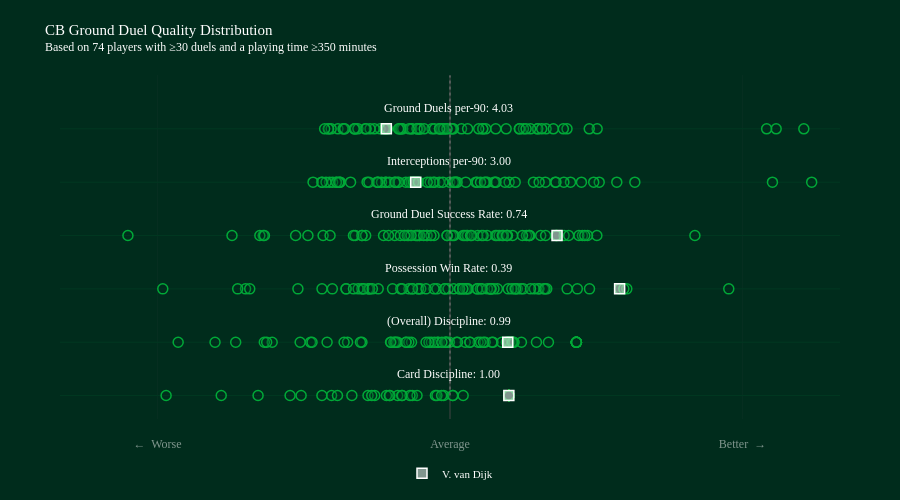

Notebook source saved alongside this figure:
### Markdown cell above
### Visualising Metric Distributions

Before combining metrics into a single score, it is useful to visualise how each normalised metric is distributed across all qualified players. This helps us spot outliers, check that z-scores look reasonable, and understand how spread out player performance is on each dimension. The custom `DistributionPlot` class overlays a highlighted marker for a specific player of interest.

### Code cell
import sys
sys.path.append(str(pathlib.Path().resolve().parents[0]))
from classes.visual import DistributionPlot

# (Quality) Metrics' Z-Scores Data columns to be used in the Distribution Plot
metrics = [
    "z_card_discipline",
    "z_discipline",
    "z_possession_win_rate",
    "z_duel_success_rate",
    "z_interceptions_per90",
    "z_duels_per90"
]

# Labels for the (Quality) Metrics to be used along the center of the Distribution Plot
Quality_Metric_labels = {
    "z_card_discipline": "Card Discipline",
    "z_discipline": "(Overall) Discipline",
    "z_possession_win_rate": "Possession Win Rate",
    "z_duel_success_rate": "Ground Duel Success Rate",
    "z_interceptions_per90": "Interceptions per-90",
    "z_duels_per90": "Ground Duels per-90",
}

Quality_Metric_label_Value_displayed = {
    "z_card_discipline": "card_discipline",
    "z_discipline": "discipline",
    "z_possession_win_rate": "possession_win_rate",
    "z_duel_success_rate": "duel_success_rate",
    "z_interceptions_per90": "interceptions_per90",
    "z_duels_per90": "duels_per90",
}

# Create distribution plot for z-scores
dist_plot = DistributionPlot(
    columns = metrics,
    labels = ["←  Worse", "Average", "Better  →"],
    quality_metric_labels = Quality_Metric_labels,
    quality_metric_value_columns = Quality_Metric_label_Value_displayed
)

# Add title
dist_plot.add_title(
    title="CB Ground Duel Quality Distribution",
    subtitle=f"Based on {len(duel_summary)} players with ≥30 duels and a playing time ≥350 minutes"
)

# Convert z_scores to dataframe format expected by add_group_data
# and merge the raw metric columns so annotation text can show non-z values.
z_scores_df = z_scores.reset_index()

raw_metric_columns = list(dict.fromkeys(Quality_Metric_label_Value_displayed.values()))
missing_raw_metric_columns = [col for col in raw_metric_columns if col not in duel_summary.columns]
if missing_raw_metric_columns:
    raise KeyError(
        "Missing raw metric column(s) required for annotation values: "
        + ", ".join(missing_raw_metric_columns)
    )

raw_metrics_df = duel_summary[raw_metric_columns].reset_index()

z_scores_df = z_scores_df.merge(
    raw_metrics_df,
    on=["player.id", "player.name"],
    how="left",
    validate="one_to_one",
)

# Add all players as group data (background distribution)
dist_plot.add_group_data(
    df_plot=z_scores_df,
    plots="",  # No suffix needed since columns are already z-scores
    names=z_scores_df["player.name"],
    legend="All players",
    hover="",
    hover_string=""
)

# Highlight specific player (player.id = 370)
selected_player = z_scores_df[z_scores_df["player.id"] == 370]
if not selected_player.empty:
    player_name = selected_player["player.name"].iloc[0]
    dist_plot.add_data_point(
        ser_plot=selected_player.iloc[0],
        plots="",
        name=player_name,
        hover="",
        hover_string=""
    )

# For Jupyter notebooks, use this to display
dist_plot.fig.show()

### Figure 1 — Plotly figure (JSON) as saved in the notebook; plotly's stock layout.template omitted (floating-point values rounded to 4 significant figures)
{"data": [{"customdata": [-0.3867, -0.8411, 0.03042, 0.6036, 0.6036, 0.6036, 0.6036, -0.772, 0.1349, -0.6156, 0.6036, -1.64, -0.5365, 0.6036, -0.4893, -0.0639, -0.1497, -2.346, 0.6036, 0.02728, -0.1339, -0.338, 0.6036, -0.08571, 0.6036, 0.6036, 0.6036, 0.6036, 0.6036, -0.4105, 0.6036, -0.6519, 0.6036, 0.6036, 0.6036, 0.6036, 0.6036, -0.8026, -1.215, 0.6036, 0.6036, 0.6036, 0.6036, 0.6036, 0.6036, -1.527, 0.6036, -4.875, -0.495, 0.6036, 0.6036, 0.6036, 0.6036, 0.6036, -0.6227, -1.006, 0.6036, 0.6036, 0.6036, 0.6036, 0.6036, 0.6036, 0.6036, 0.6036, -1.154, 0.6036, 0.6036, 0.6036, 0.6036, -1.314, -2.912, 0.6036, 0.6036, -1.969], "hovertemplate": "%{text}<br><extra></extra>", "marker": {"color": "rgba(0, 44, 28, 0.2)", "line": {"color": "rgba(0, 169, 56, 1)", "width": 1.5}, "size": 10}, "mode": "markers", "showlegend": false, "text": ["N. Collins", "M. Kilman", "D. Burn", "N. Milenković", "V. van Dijk", "Murillo", "L. Colwill", "M. Lacroix", "I. Zabarnyi", "W. Saliba", "M. Guéhi", "J. van Hecke", "F. Schär", "J. Tarkowski", "C. Bassey", "T. Harwood-Bellis", "W. Faes", "J. Andersen", "I. Konaté", "J. Bednarek", "Toti", "J. Branthwaite", "D. O'Shea", "Dean Huijsen", "E. Konsa", "Gabriel Magalhaes", "Rúben Dias", "M. de Ligt", "L. Dunk", "K. Mavropanos", "Pau Torres", "M. Akanji", "C. Richards", "E. Pinnock", "J. Todibo", "T. Chalobah", "J. Greaves", "H. Maguire", "C. Coady", "S. Bueno", "L. Martínez", "M. Doherty", "S. van den Berg", "C. Burgess", "T. Adarabioyo", "C. Romero", "E. Agbadou", "J. Vestergaard", "J. Stephens", "B. Davies", "I. Diop", "R. Drăgușin", "L. Yoro", "L. Woolfenden", "C. Okoli", "M. Senesi", "J. Kiwior", "M. Keane", "M. van de Ven", "C. Dawson", "J. Gvardiol", "Morato", "A. Gray", "A. Webster", "W. Fofana", "N. Mazraoui", "K. Danso", "Diego Carlos", "A. Cresswell", "N. Wood", "A. Khusanov", "J. Bree", "Y. Mosquera", "K. Walker-Peters"], "type": "scatter", "x": [-0.3867, -0.8411, 0.03042, 0.6036, 0.6036, 0.6036, 0.6036, -0.772, 0.1349, -0.6156, 0.6036, -1.64, -0.5365, 0.6036, -0.4893, -0.0639, -0.1497, -2.346, 0.6036, 0.02728, -0.1339, -0.338, 0.6036, -0.08571, 0.6036, 0.6036, 0.6036, 0.6036, 0.6036, -0.4105, 0.6036, -0.6519, 0.6036, 0.6036, 0.6036, 0.6036, 0.6036, -0.8026, -1.215, 0.6036, 0.6036, 0.6036, 0.6036, 0.6036, 0.6036, -1.527, 0.6036, -4.875, -0.495, 0.6036, 0.6036, 0.6036, 0.6036, 0.6036, -0.6227, -1.006, 0.6036, 0.6036, 0.6036, 0.6036, 0.6036, 0.6036, 0.6036, 0.6036, -1.154, 0.6036, 0.6036, 0.6036, 0.6036, -1.314, -2.912, 0.6036, 0.6036, -1.969], "y": [0, 0, 0, 0, 0, 0, 0, 0, 0, 0, 0, 0, 0, 0, 0, 0, 0, 0, 0, 0, 0, 0, 0, 0, 0, 0, 0, 0, 0, 0, 0, 0, 0, 0, 0, 0, 0, 0, 0, 0, 0, 0, 0, 0, 0, 0, 0, 0, 0, 0, 0, 0, 0, 0, 0, 0, 0, 0, 0, 0, 0, 0, 0, 0, 0, 0, 0, 0, 0, 0, 0, 0, 0, 0]}, {"customdata": [0.06581, 0.5782, 0.4416, 0.6285, 0.5926, -0.006027, -0.1281, 0.1567, 0.5973, -1.431, 0.6491, -0.1907, -0.1204, -0.3946, -0.6048, 0.6327, -0.5757, -0.5365, -0.5625, 1.01, -0.903, 0.3602, 0.8867, 0.611, 1.296, -0.5537, -0.03075, -0.04776, -0.1598, 0.2882, 1.296, -1.824, 0.3134, 1.296, 0.531, 0.4298, 0.7326, 0.5973, -1.415, -1.051, -0.03637, 0.657, 0.641, 1.296, 1.296, -2.41, -0.9185, -2.788, 0.2042, -1.086, -0.6098, 1.296, 1.296, 1.296, 0.07725, -1.905, -0.4223, 1.296, 0.2042, -0.04776, 1.296, -0.4509, 1.296, -1.537, -2.198, -0.2158, -1.88, -0.08313, 1.296, 0.3432, -0.4509, 1.296, -0.2454, -1.261], "hovertemplate": "%{text}<br><extra></extra>", "marker": {"color": "rgba(0, 44, 28, 0.2)", "line": {"color": "rgba(0, 169, 56, 1)", "width": 1.5}, "size": 10}, "mode": "markers", "showlegend": false, "text": ["N. Collins", "M. Kilman", "D. Burn", "N. Milenković", "V. van Dijk", "Murillo", "L. Colwill", "M. Lacroix", "I. Zabarnyi", "W. Saliba", "M. Guéhi", "J. van Hecke", "F. Schär", "J. Tarkowski", "C. Bassey", "T. Harwood-Bellis", "W. Faes", "J. Andersen", "I. Konaté", "J. Bednarek", "Toti", "J. Branthwaite", "D. O'Shea", "Dean Huijsen", "E. Konsa", "Gabriel Magalhaes", "Rúben Dias", "M. de Ligt", "L. Dunk", "K. Mavropanos", "Pau Torres", "M. Akanji", "C. Richards", "E. Pinnock", "J. Todibo", "T. Chalobah", "J. Greaves", "H. Maguire", "C. Coady", "S. Bueno", "L. Martínez", "M. Doherty", "S. van den Berg", "C. Burgess", "T. Adarabioyo", "C. Romero", "E. Agbadou", "J. Vestergaard", "J. Stephens", "B. Davies", "I. Diop", "R. Drăgușin", "L. Yoro", "L. Woolfenden", "C. Okoli", "M. Senesi", "J. Kiwior", "M. Keane", "M. van de Ven", "C. Dawson", "J. Gvardiol", "Morato", "A. Gray", "A. Webster", "W. Fofana", "N. Mazraoui", "K. Danso", "Diego Carlos", "A. Cresswell", "N. Wood", "A. Khusanov", "J. Bree", "Y. Mosquera", "K. Walker-Peters"], "type": "scatter", "x": [0.06581, 0.5782, 0.4416, 0.6285, 0.5926, -0.006027, -0.1281, 0.1567, 0.5973, -1.431, 0.6491, -0.1907, -0.1204, -0.3946, -0.6048, 0.6327, -0.5757, -0.5365, -0.5625, 1.01, -0.903, 0.3602, 0.8867, 0.611, 1.296, -0.5537, -0.03075, -0.04776, -0.1598, 0.2882, 1.296, -1.824, 0.3134, 1.296, 0.531, 0.4298, 0.7326, 0.5973, -1.415, -1.051, -0.03637, 0.657, 0.641, 1.296, 1.296, -2.41, -0.9185, -2.788, 0.2042, -1.086, -0.6098, 1.296, 1.296, 1.296, 0.07725, -1.905, -0.4223, 1.296, 0.2042, -0.04776, 1.296, -0.4509, 1.296, -1.537, -2.198, -0.2158, -1.88, -0.08313, 1.296, 0.3432, -0.4509, 1.296, -0.2454, -1.261], "y": [1, 1, 1, 1, 1, 1, 1, 1, 1, 1, 1, 1, 1, 1, 1, 1, 1, 1, 1, 1, 1, 1, 1, 1, 1, 1, 1, 1, 1, 1, 1, 1, 1, 1, 1, 1, 1, 1, 1, 1, 1, 1, 1, 1, 1, 1, 1, 1, 1, 1, 1, 1, 1, 1, 1, 1, 1, 1, 1, 1, 1, 1, 1, 1, 1, 1, 1, 1, 1, 1, 1, 1, 1, 1]}, {"customdata": [-0.1332, 0.1323, -0.1635, 0.6904, 1.74, 0.6652, 0.1588, -0.4213, 0.186, 0.5965, 0.7277, 0.9107, -0.9055, -0.3007, 0.9619, -0.8406, 0.09892, -0.506, 0.1748, 0.4247, 0.6342, -0.5893, 0.486, 0.03871, -0.05345, -0.01942, 0.09758, 0.2772, -0.7364, 1.813, 0.9107, -1.207, 0.4166, 0.8653, -0.8927, 0.9923, 0.7513, 1.306, 0.8255, -0.4905, -0.3874, -0.05345, -1.066, 0.1305, 1.201, 0.3118, 2.859, 0.9748, -0.3246, -1.56, 0.2818, -1.066, -0.3246, -2.097, 0.451, 0.3826, -0.3854, -0.2458, -0.9422, -0.9898, 1.783, 0.4166, -0.8254, -0.8254, -1.313, 0.6731, -0.8861, 1.431, 0.4166, -0.7963, -2.054, -2.178, 0.3294, -2.946], "hovertemplate": "%{text}<br><extra></extra>", "marker": {"color": "rgba(0, 44, 28, 0.2)", "line": {"color": "rgba(0, 169, 56, 1)", "width": 1.5}, "size": 10}, "mode": "markers", "showlegend": false, "text": ["N. Collins", "M. Kilman", "D. Burn", "N. Milenković", "V. van Dijk", "Murillo", "L. Colwill", "M. Lacroix", "I. Zabarnyi", "W. Saliba", "M. Guéhi", "J. van Hecke", "F. Schär", "J. Tarkowski", "C. Bassey", "T. Harwood-Bellis", "W. Faes", "J. Andersen", "I. Konaté", "J. Bednarek", "Toti", "J. Branthwaite", "D. O'Shea", "Dean Huijsen", "E. Konsa", "Gabriel Magalhaes", "Rúben Dias", "M. de Ligt", "L. Dunk", "K. Mavropanos", "Pau Torres", "M. Akanji", "C. Richards", "E. Pinnock", "J. Todibo", "T. Chalobah", "J. Greaves", "H. Maguire", "C. Coady", "S. Bueno", "L. Martínez", "M. Doherty", "S. van den Berg", "C. Burgess", "T. Adarabioyo", "C. Romero", "E. Agbadou", "J. Vestergaard", "J. Stephens", "B. Davies", "I. Diop", "R. Drăgușin", "L. Yoro", "L. Woolfenden", "C. Okoli", "M. Senesi", "J. Kiwior", "M. Keane", "M. van de Ven", "C. Dawson", "J. Gvardiol", "Morato", "A. Gray", "A. Webster", "W. Fofana", "N. Mazraoui", "K. Danso", "Diego Carlos", "A. Cresswell", "N. Wood", "A. Khusanov", "J. Bree", "Y. Mosquera", "K. Walker-Peters"], "type": "scatter", "x": [-0.1332, 0.1323, -0.1635, 0.6904, 1.74, 0.6652, 0.1588, -0.4213, 0.186, 0.5965, 0.7277, 0.9107, -0.9055, -0.3007, 0.9619, -0.8406, 0.09892, -0.506, 0.1748, 0.4247, 0.6342, -0.5893, 0.486, 0.03871, -0.05345, -0.01942, 0.09758, 0.2772, -0.7364, 1.813, 0.9107, -1.207, 0.4166, 0.8653, -0.8927, 0.9923, 0.7513, 1.306, 0.8255, -0.4905, -0.3874, -0.05345, -1.066, 0.1305, 1.201, 0.3118, 2.859, 0.9748, -0.3246, -1.56, 0.2818, -1.066, -0.3246, -2.097, 0.451, 0.3826, -0.3854, -0.2458, -0.9422, -0.9898, 1.783, 0.4166, -0.8254, -0.8254, -1.313, 0.6731, -0.8861, 1.431, 0.4166, -0.7963, -2.054, -2.178, 0.3294, -2.946], "y": [2, 2, 2, 2, 2, 2, 2, 2, 2, 2, 2, 2, 2, 2, 2, 2, 2, 2, 2, 2, 2, 2, 2, 2, 2, 2, 2, 2, 2, 2, 2, 2, 2, 2, 2, 2, 2, 2, 2, 2, 2, 2, 2, 2, 2, 2, 2, 2, 2, 2, 2, 2, 2, 2, 2, 2, 2, 2, 2, 2, 2, 2, 2, 2, 2, 2, 2, 2, 2, 2, 2, 2, 2, 2]}, {"customdata": [0.173, 0.1345, -0.3169, 0.6429, 1.098, -0.2386, 0.4659, 0.325, 0.9303, 1.358, 0.5036, -0.2342, -1.302, 0.5896, 0.8159, -0.9719, -0.6815, -0.1642, 0.4809, 0.2849, -0.5671, 0.7846, 1.17, 0.8174, 0.38, -0.3123, -0.3338, 0.5856, -0.63, -0.3531, 1.506, -1.916, 0.1802, 0.807, 1.092, 0.009778, -0.3397, 0.5462, -0.1955, 0.04176, 0.7432, 0.02865, -0.27, 0.9809, 0.5349, -0.9028, 1.323, 1.217, -0.0299, -3.303, 0.5812, -0.51, -1.583, -0.8649, 1.087, 0.1534, -0.4234, -0.4385, -1.23, -0.3992, 2.512, 0.2102, -2.236, -1.457, -1.95, 0.3394, -0.9028, 0.2228, 1.41, -0.4664, -0.0299, -0.9901, 1.382, -1.904], "hovertemplate": "%{text}<br><extra></extra>", "marker": {"color": "rgba(0, 44, 28, 0.2)", "line": {"color": "rgba(0, 169, 56, 1)", "width": 1.5}, "size": 10}, "mode": "markers", "showlegend": false, "text": ["N. Collins", "M. Kilman", "D. Burn", "N. Milenković", "V. van Dijk", "Murillo", "L. Colwill", "M. Lacroix", "I. Zabarnyi", "W. Saliba", "M. Guéhi", "J. van Hecke", "F. Schär", "J. Tarkowski", "C. Bassey", "T. Harwood-Bellis", "W. Faes", "J. Andersen", "I. Konaté", "J. Bednarek", "Toti", "J. Branthwaite", "D. O'Shea", "Dean Huijsen", "E. Konsa", "Gabriel Magalhaes", "Rúben Dias", "M. de Ligt", "L. Dunk", "K. Mavropanos", "Pau Torres", "M. Akanji", "C. Richards", "E. Pinnock", "J. Todibo", "T. Chalobah", "J. Greaves", "H. Maguire", "C. Coady", "S. Bueno", "L. Martínez", "M. Doherty", "S. van den Berg", "C. Burgess", "T. Adarabioyo", "C. Romero", "E. Agbadou", "J. Vestergaard", "J. Stephens", "B. Davies", "I. Diop", "R. Drăgușin", "L. Yoro", "L. Woolfenden", "C. Okoli", "M. Senesi", "J. Kiwior", "M. Keane", "M. van de Ven", "C. Dawson", "J. Gvardiol", "Morato", "A. Gray", "A. Webster", "W. Fofana", "N. Mazraoui", "K. Danso", "Diego Carlos", "A. Cresswell", "N. Wood", "A. Khusanov", "J. Bree", "Y. Mosquera", "K. Walker-Peters"], "type": "scatter", "x": [0.173, 0.1345, -0.3169, 0.6429, 1.098, -0.2386, 0.4659, 0.325, 0.9303, 1.358, 0.5036, -0.2342, -1.302, 0.5896, 0.8159, -0.9719, -0.6815, -0.1642, 0.4809, 0.2849, -0.5671, 0.7846, 1.17, 0.8174, 0.38, -0.3123, -0.3338, 0.5856, -0.63, -0.3531, 1.506, -1.916, 0.1802, 0.807, 1.092, 0.009778, -0.3397, 0.5462, -0.1955, 0.04176, 0.7432, 0.02865, -0.27, 0.9809, 0.5349, -0.9028, 1.323, 1.217, -0.0299, -3.303, 0.5812, -0.51, -1.583, -0.8649, 1.087, 0.1534, -0.4234, -0.4385, -1.23, -0.3992, 2.512, 0.2102, -2.236, -1.457, -1.95, 0.3394, -0.9028, 0.2228, 1.41, -0.4664, -0.0299, -0.9901, 1.382, -1.904], "y": [3, 3, 3, 3, 3, 3, 3, 3, 3, 3, 3, 3, 3, 3, 3, 3, 3, 3, 3, 3, 3, 3, 3, 3, 3, 3, 3, 3, 3, 3, 3, 3, 3, 3, 3, 3, 3, 3, 3, 3, 3, 3, 3, 3, 3, 3, 3, 3, 3, 3, 3, 3, 3, 3, 3, 3, 3, 3, 3, 3, 3, 3, 3, 3, 3, 3, 3, 3, 3, 3, 3, 3, 3, 3]}, {"customdata": [0.3817, -0.6569, -0.1573, -0.3274, -0.3517, -0.3847, 0.2648, 1.079, 1.236, 0.4657, 0.05799, -0.5407, -0.109, -0.0028, 0.856, -0.3403, -0.5666, -0.2034, 0.06444, 0.9777, -0.1705, -0.4532, 0.03359, 0.6066, -1.126, -1.167, -1.236, 0.07481, -1.317, -0.3992, -0.7324, -1.204, 1.53, 0.2787, 1.348, 0.4522, -0.4189, -0.6597, -1.272, 1.168, 1.087, -0.3696, -0.3723, -0.8507, -0.3233, 0.3677, 0.04779, 0.3129, 0.6687, -1.311, -0.7026, -0.6221, -0.5265, -1.129, 1.474, 3.307, -0.2338, -0.748, -0.832, -1.02, 0.4727, 0.3537, -1.405, -1.163, -0.0727, 3.71, -1.14, -0.5621, -0.7427, 0.5634, 0.162, 0.9143, 1.711, 1.896], "hovertemplate": "%{text}<br><extra></extra>", "marker": {"color": "rgba(0, 44, 28, 0.2)", "line": {"color": "rgba(0, 169, 56, 1)", "width": 1.5}, "size": 10}, "mode": "markers", "showlegend": false, "text": ["N. Collins", "M. Kilman", "D. Burn", "N. Milenković", "V. van Dijk", "Murillo", "L. Colwill", "M. Lacroix", "I. Zabarnyi", "W. Saliba", "M. Guéhi", "J. van Hecke", "F. Schär", "J. Tarkowski", "C. Bassey", "T. Harwood-Bellis", "W. Faes", "J. Andersen", "I. Konaté", "J. Bednarek", "Toti", "J. Branthwaite", "D. O'Shea", "Dean Huijsen", "E. Konsa", "Gabriel Magalhaes", "Rúben Dias", "M. de Ligt", "L. Dunk", "K. Mavropanos", "Pau Torres", "M. Akanji", "C. Richards", "E. Pinnock", "J. Todibo", "T. Chalobah", "J. Greaves", "H. Maguire", "C. Coady", "S. Bueno", "L. Martínez", "M. Doherty", "S. van den Berg", "C. Burgess", "T. Adarabioyo", "C. Romero", "E. Agbadou", "J. Vestergaard", "J. Stephens", "B. Davies", "I. Diop", "R. Drăgușin", "L. Yoro", "L. Woolfenden", "C. Okoli", "M. Senesi", "J. Kiwior", "M. Keane", "M. van de Ven", "C. Dawson", "J. Gvardiol", "Morato", "A. Gray", "A. Webster", "W. Fofana", "N. Mazraoui", "K. Danso", "Diego Carlos", "A. Cresswell", "N. Wood", "A. Khusanov", "J. Bree", "Y. Mosquera", "K. Walker-Peters"], "type": "scatter", "x": [0.3817, -0.6569, -0.1573, -0.3274, -0.3517, -0.3847, 0.2648, 1.079, 1.236, 0.4657, 0.05799, -0.5407, -0.109, -0.0028, 0.856, -0.3403, -0.5666, -0.2034, 0.06444, 0.9777, -0.1705, -0.4532, 0.03359, 0.6066, -1.126, -1.167, -1.236, 0.07481, -1.317, -0.3992, -0.7324, -1.204, 1.53, 0.2787, 1.348, 0.4522, -0.4189, -0.6597, -1.272, 1.168, 1.087, -0.3696, -0.3723, -0.8507, -0.3233, 0.3677, 0.04779, 0.3129, 0.6687, -1.311, -0.7026, -0.6221, -0.5265, -1.129, 1.474, 3.307, -0.2338, -0.748, -0.832, -1.02, 0.4727, 0.3537, -1.405, -1.163, -0.0727, 3.71, -1.14, -0.5621, -0.7427, 0.5634, 0.162, 0.9143, 1.711, 1.896], "y": [4, 4, 4, 4, 4, 4, 4, 4, 4, 4, 4, 4, 4, 4, 4, 4, 4, 4, 4, 4, 4, 4, 4, 4, 4, 4, 4, 4, 4, 4, 4, 4, 4, 4, 4, 4, 4, 4, 4, 4, 4, 4, 4, 4, 4, 4, 4, 4, 4, 4, 4, 4, 4, 4, 4, 4, 4, 4, 4, 4, 4, 4, 4, 4, 4, 4, 4, 4, 4, 4, 4, 4, 4, 4]}, {"customdata": [0.3363, -0.7177, -0.05998, -0.5174, -0.6529, -0.329, 0.1181, 0.9855, 0.8963, 0.0343, -0.09899, -0.4971, 0.3667, -0.1846, 0.576, -0.03642, -0.3922, -0.1591, -0.08568, 0.9001, 0.01146, -0.6748, -0.3117, 0.3358, -1.249, -1.15, -1.219, -0.1072, -1.245, -0.3096, -1.089, -0.7765, 1.509, 0.02384, 0.9404, 0.4692, -0.335, -0.82, -1.286, 1.2, 0.8257, -0.3921, -0.3062, -1.097, -0.4851, 0.7531, -0.3384, -0.06549, 0.7106, -0.4191, -0.8702, -0.5056, -0.03019, -0.9779, 1.06, 3.345, -0.1073, -0.6639, -0.5275, -0.9703, -0.2651, 0.2945, -0.9447, -0.8604, 0.7134, 3.629, -0.9817, -0.6432, -1.08, 0.7804, 0.1808, 1.428, 1.162, 3.248], "hovertemplate": "%{text}<br><extra></extra>", "marker": {"color": "rgba(0, 44, 28, 0.2)", "line": {"color": "rgba(0, 169, 56, 1)", "width": 1.5}, "size": 10}, "mode": "markers", "showlegend": false, "text": ["N. Collins", "M. Kilman", "D. Burn", "N. Milenković", "V. van Dijk", "Murillo", "L. Colwill", "M. Lacroix", "I. Zabarnyi", "W. Saliba", "M. Guéhi", "J. van Hecke", "F. Schär", "J. Tarkowski", "C. Bassey", "T. Harwood-Bellis", "W. Faes", "J. Andersen", "I. Konaté", "J. Bednarek", "Toti", "J. Branthwaite", "D. O'Shea", "Dean Huijsen", "E. Konsa", "Gabriel Magalhaes", "Rúben Dias", "M. de Ligt", "L. Dunk", "K. Mavropanos", "Pau Torres", "M. Akanji", "C. Richards", "E. Pinnock", "J. Todibo", "T. Chalobah", "J. Greaves", "H. Maguire", "C. Coady", "S. Bueno", "L. Martínez", "M. Doherty", "S. van den Berg", "C. Burgess", "T. Adarabioyo", "C. Romero", "E. Agbadou", "J. Vestergaard", "J. Stephens", "B. Davies", "I. Diop", "R. Drăgușin", "L. Yoro", "L. Woolfenden", "C. Okoli", "M. Senesi", "J. Kiwior", "M. Keane", "M. van de Ven", "C. Dawson", "J. Gvardiol", "Morato", "A. Gray", "A. Webster", "W. Fofana", "N. Mazraoui", "K. Danso", "Diego Carlos", "A. Cresswell", "N. Wood", "A. Khusanov", "J. Bree", "Y. Mosquera", "K. Walker-Peters"], "type": "scatter", "x": [0.3363, -0.7177, -0.05998, -0.5174, -0.6529, -0.329, 0.1181, 0.9855, 0.8963, 0.0343, -0.09899, -0.4971, 0.3667, -0.1846, 0.576, -0.03642, -0.3922, -0.1591, -0.08568, 0.9001, 0.01146, -0.6748, -0.3117, 0.3358, -1.249, -1.15, -1.219, -0.1072, -1.245, -0.3096, -1.089, -0.7765, 1.509, 0.02384, 0.9404, 0.4692, -0.335, -0.82, -1.286, 1.2, 0.8257, -0.3921, -0.3062, -1.097, -0.4851, 0.7531, -0.3384, -0.06549, 0.7106, -0.4191, -0.8702, -0.5056, -0.03019, -0.9779, 1.06, 3.345, -0.1073, -0.6639, -0.5275, -0.9703, -0.2651, 0.2945, -0.9447, -0.8604, 0.7134, 3.629, -0.9817, -0.6432, -1.08, 0.7804, 0.1808, 1.428, 1.162, 3.248], "y": [5, 5, 5, 5, 5, 5, 5, 5, 5, 5, 5, 5, 5, 5, 5, 5, 5, 5, 5, 5, 5, 5, 5, 5, 5, 5, 5, 5, 5, 5, 5, 5, 5, 5, 5, 5, 5, 5, 5, 5, 5, 5, 5, 5, 5, 5, 5, 5, 5, 5, 5, 5, 5, 5, 5, 5, 5, 5, 5, 5, 5, 5, 5, 5, 5, 5, 5, 5, 5, 5, 5, 5, 5, 5]}, {"customdata": [0.6036], "hovertemplate": "%{text}<br><extra></extra>", "marker": {"color": "rgba(255, 255, 255, 0.5)", "line": {"color": "rgba(255, 255, 255, 1)", "width": 1.5}, "size": 10, "symbol": "square"}, "mode": "markers", "name": "V. van Dijk", "showlegend": true, "text": ["V. van Dijk"], "type": "scatter", "x": [0.6036], "y": [0]}, {"customdata": [0.5926], "hovertemplate": "%{text}<br><extra></extra>", "marker": {"color": "rgba(255, 255, 255, 0.5)", "line": {"color": "rgba(255, 255, 255, 1)", "width": 1.5}, "size": 10, "symbol": "square"}, "mode": "markers", "name": "V. van Dijk", "showlegend": false, "text": ["V. van Dijk"], "type": "scatter", "x": [0.5926], "y": [1]}, {"customdata": [1.74], "hovertemplate": "%{text}<br><extra></extra>", "marker": {"color": "rgba(255, 255, 255, 0.5)", "line": {"color": "rgba(255, 255, 255, 1)", "width": 1.5}, "size": 10, "symbol": "square"}, "mode": "markers", "name": "V. van Dijk", "showlegend": false, "text": ["V. van Dijk"], "type": "scatter", "x": [1.74], "y": [2]}, {"customdata": [1.098], "hovertemplate": "%{text}<br><extra></extra>", "marker": {"color": "rgba(255, 255, 255, 0.5)", "line": {"color": "rgba(255, 255, 255, 1)", "width": 1.5}, "size": 10, "symbol": "square"}, "mode": "markers", "name": "V. van Dijk", "showlegend": false, "text": ["V. van Dijk"], "type": "scatter", "x": [1.098], "y": [3]}, {"customdata": [-0.3517], "hovertemplate": "%{text}<br><extra></extra>", "marker": {"color": "rgba(255, 255, 255, 0.5)", "line": {"color": "rgba(255, 255, 255, 1)", "width": 1.5}, "size": 10, "symbol": "square"}, "mode": "markers", "name": "V. van Dijk", "showlegend": false, "text": ["V. van Dijk"], "type": "scatter", "x": [-0.3517], "y": [4]}, {"customdata": [-0.6529], "hovertemplate": "%{text}<br><extra></extra>", "marker": {"color": "rgba(255, 255, 255, 0.5)", "line": {"color": "rgba(255, 255, 255, 1)", "width": 1.5}, "size": 10, "symbol": "square"}, "mode": "markers", "name": "V. van Dijk", "showlegend": false, "text": ["V. van Dijk"], "type": "scatter", "x": [-0.6529], "y": [5]}], "layout": {"annotations": [{"font": {"color": "rgba(255, 255, 255, 1)", "family": "Gilroy-Light", "size": 12}, "showarrow": false, "text": "<span style=''>Card Discipline: 1.00 </span>", "x": 0, "y": 0.4}, {"font": {"color": "rgba(255, 255, 255, 1)", "family": "Gilroy-Light", "size": 12}, "showarrow": false, "text": "<span style=''>(Overall) Discipline: 0.99 </span>", "x": 0, "y": 1.4}, {"font": {"color": "rgba(255, 255, 255, 1)", "family": "Gilroy-Light", "size": 12}, "showarrow": false, "text": "<span style=''>Possession Win Rate: 0.39 </span>", "x": 0, "y": 2.4}, {"font": {"color": "rgba(255, 255, 255, 1)", "family": "Gilroy-Light", "size": 12}, "showarrow": false, "text": "<span style=''>Ground Duel Success Rate: 0.74 </span>", "x": 0, "y": 3.4}, {"font": {"color": "rgba(255, 255, 255, 1)", "family": "Gilroy-Light", "size": 12}, "showarrow": false, "text": "<span style=''>Interceptions per-90: 3.00 </span>", "x": 0, "y": 4.4}, {"font": {"color": "rgba(255, 255, 255, 1)", "family": "Gilroy-Light", "size": 12}, "showarrow": false, "text": "<span style=''>Ground Duels per-90: 4.03 </span>", "x": 0, "y": 5.4}], "autosize": true, "height": 500, "legend": {"font": {"color": "rgba(255, 255, 255, 1)", "family": "Gilroy-Light", "size": 11}, "itemclick": false, "itemdoubleclick": false, "orientation": "h", "valign": "middle", "x": 0.5, "xanchor": "center", "y": -0.2, "yanchor": "bottom"}, "margin": {"b": 70, "l": 60, "pad": 16, "r": 60, "t": 75}, "paper_bgcolor": "rgba(0, 44, 28, 1)", "plot_bgcolor": "rgba(0, 44, 28, 1)", "shapes": [{"line": {"color": "gray", "dash": "dot", "width": 1}, "type": "line", "x0": 0, "x1": 0, "y0": 0, "y1": 6}], "title": {"font": {"color": "rgba(255, 255, 255, 1)", "family": "Gilroy-Medium", "size": 12}, "text": "<span style='font-size: 15.0px'>CB Ground Duel Quality Distribution</span><br>Based on 74 players with ≥30 duels and a playing time ≥350 minutes", "x": 0.05, "xanchor": "left", "y": 0.93, "yanchor": "top"}, "xaxis": {"fixedrange": true, "range": [-4, 4], "tickfont": {"color": "rgba(255, 255, 255, 0.5)", "family": "Gilroy-Light", "size": 12}, "tickmode": "array", "ticktext": ["←  Worse", "Average", "Better  →"], "tickvals": [-3, 0, 3]}, "yaxis": {"fixedrange": true, "gridcolor": "rgba(0, 56, 33, 1)", "showticklabels": false, "zerolinecolor": "rgba(0, 56, 33, 1)"}}}
